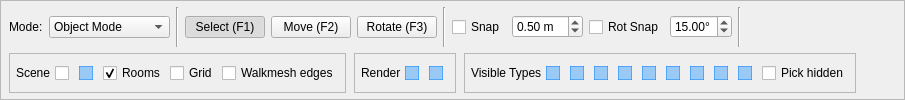
     <widget class="QFrame" name="toolbarFrame">
      <property name="frameShape">
       <enum>QFrame::StyledPanel</enum>
      </property>
      <property name="frameShadow">
       <enum>QFrame::Raised</enum>
      </property>
      <layout class="QVBoxLayout" name="toolbarFrameLayout">
       <property name="leftMargin">
        <number>8</number>
       </property>
       <property name="topMargin">
        <number>6</number>
       </property>
       <property name="rightMargin">
        <number>8</number>
       </property>
       <property name="bottomMargin">
        <number>6</number>
       </property>
       <property name="spacing">
        <number>6</number>
       </property>
       <item>
        <layout class="QHBoxLayout" name="horizontalLayout_2">
         <property name="spacing">
          <number>6</number>
         </property>
         <item>
          <widget class="QLabel" name="modeLabelWidget">
           <property name="text">
            <string>Mode:</string>
           </property>
           <property name="maximumSize">
            <size>
             <width>40</width>
             <height>16777215</height>
            </size>
           </property>
          </widget>
         </item>
         <item>
          <widget class="QComboBox" name="modeSelector">
           <property name="toolTip">
            <string>Switch editor mode (Layout builds rooms, Object places GIT
             instances,
             Walkmesh edits walk surfaces)</string>
           </property>
           <property name="maximumSize">
            <size>
             <width>130</width>
             <height>16777215</height>
            </size>
           </property>
           <item>
            <property name="text">
             <string>Object Mode</string>
            </property>
           </item>
           <item>
            <property name="text">
             <string>Layout Mode</string>
            </property>
           </item>
           <item>
            <property name="text">
             <string>Walkmesh Mode</string>
            </property>
           </item>
          </widget>
         </item>
         <item>
          <widget class="Line" name="modeSeparator">
           <property name="orientation">
            <enum>Qt::Vertical</enum>
           </property>
          </widget>
         </item>
         <item>
          <widget class="QPushButton" name="toolSelectBtn">
           <property name="text">
            <string>Select (F1)</string>
           </property>
           <property name="toolTip">
            <string>Select tool — click to select instances [F1]</string>
           </property>
           <property name="checkable">
            <bool>true</bool>
           </property>
           <property name="checked">
            <bool>true</bool>
           </property>
           <property name="maximumSize">
            <size>
             <width>90</width>
             <height>16777215</height>
            </size>
           </property>
          </widget>
         </item>
         <item>
          <widget class="QPushButton" name="toolMoveBtn">
           <property name="text">
            <string>Move (F2)</string>
           </property>
           <property name="toolTip">
            <string>Move tool — drag to translate selected instances [F2]</string>
           </property>
           <property name="checkable">
            <bool>true</bool>
           </property>
           <property name="maximumSize">
            <size>
             <width>90</width>
             <height>16777215</height>
            </size>
           </property>
          </widget>
         </item>
         <item>
          <widget class="QPushButton" name="toolRotateBtn">
           <property name="text">
            <string>Rotate (F3)</string>
           </property>
           <property name="toolTip">
            <string>Rotate tool — drag to rotate selected instances [F3]</string>
           </property>
           <property name="checkable">
            <bool>true</bool>
           </property>
           <property name="maximumSize">
            <size>
             <width>90</width>
             <height>16777215</height>
            </size>
           </property>
          </widget>
         </item>
         <item>
          <widget class="Line" name="toolSeparator">
           <property name="orientation">
            <enum>Qt::Vertical</enum>
           </property>
          </widget>
         </item>
         <item>
          <widget class="QCheckBox" name="snapCheck">
           <property name="text">
            <string>Snap</string>
           </property>
           <property name="toolTip">
            <string>Enable grid snapping for move/place (Object mode)</string>
           </property>
          </widget>
         </item>
         <item>
          <widget class="QDoubleSpinBox" name="snapSizeSpin">
           <property name="minimum">
            <double>0.050000000000000</double>
           </property>
           <property name="maximum">
            <double>10.000000000000000</double>
           </property>
           <property name="singleStep">
            <double>0.250000000000000</double>
           </property>
           <property name="value">
            <double>0.500000000000000</double>
           </property>
           <property name="suffix">
            <string> m</string>
           </property>
           <property name="toolTip">
            <string>Grid snap increment (meters)</string>
           </property>
           <property name="maximumSize">
            <size>
             <width>84</width>
             <height>16777215</height>
            </size>
           </property>
          </widget>
         </item>
         <item>
          <widget class="QCheckBox" name="rotSnapCheck">
           <property name="text">
            <string>Rot Snap</string>
           </property>
           <property name="toolTip">
            <string>Enable rotation snapping (Object mode)</string>
           </property>
          </widget>
         </item>
         <item>
          <widget class="QDoubleSpinBox" name="rotSnapDegreeSpin">
           <property name="minimum">
            <double>1.000000000000000</double>
           </property>
           <property name="maximum">
            <double>90.000000000000000</double>
           </property>
           <property name="singleStep">
            <double>5.000000000000000</double>
           </property>
           <property name="value">
            <double>15.000000000000000</double>
           </property>
           <property name="suffix">
            <string>°</string>
           </property>
           <property name="toolTip">
            <string>Rotation snap increment (degrees)</string>
           </property>
           <property name="maximumSize">
            <size>
             <width>74</width>
             <height>16777215</height>
            </size>
           </property>
          </widget>
         </item>
         <item>
          <widget class="Line" name="snapSeparator">
           <property name="orientation">
            <enum>Qt::Vertical</enum>
           </property>
          </widget>
         </item>
         <item>
          <spacer name="horizontalSpacer">
           <property name="orientation">
            <enum>Qt::Horizontal</enum>
           </property>
           <property name="sizeHint" stdset="0">
            <size>
             <width>40</width>
             <height>20</height>
            </size>
           </property>
          </spacer>
         </item>
        </layout>
       </item>
       <item>
        <layout class="QHBoxLayout" name="toolbarSecondaryLayout">
         <property name="spacing">
          <number>8</number>
         </property>
         <item>
          <widget class="QFrame" name="sceneOptionsFrame">
           <property name="frameShape">
            <enum>QFrame::StyledPanel</enum>
           </property>
           <property name="frameShadow">
            <enum>QFrame::Raised</enum>
           </property>
           <layout class="QHBoxLayout" name="sceneOptionsFrameLayout">
            <property name="leftMargin">
             <number>6</number>
            </property>
            <property name="topMargin">
             <number>4</number>
            </property>
            <property name="rightMargin">
             <number>6</number>
            </property>
            <property name="bottomMargin">
             <number>4</number>
            </property>
            <property name="spacing">
             <number>4</number>
            </property>
            <item>
             <widget class="QLabel" name="sceneOptionsLabel">
              <property name="text">
               <string>Scene</string>
              </property>
             </widget>
            </item>
            <item>
             <widget class="QCheckBox" name="lockInstancesCheck">
              <property name="maximumSize">
               <size>
                <width>28</width>
                <height>16777215</height>
               </size>
              </property>
              <property name="toolTip">
               <string>Lock all instances in place</string>
              </property>
              <property name="styleSheet">
               <string notr="true">QCheckbox { spacing: 0px; }
                QCheckBox::indicator {
                image: url(:/images/icons/lock.png);
                border: 1px solid rgba(30, 144, 255, 0.0);
                width: 26px;
                height: 26px;
                }
                QCheckBox::indicator:unchecked:hover {
                background: rgba(30, 144, 255, 0.2);
                border: 1px solid rgba(30, 144, 255, 0.4);
                }
                QCheckBox::indicator:checked {
                background: rgba(30, 144, 255, 0.4);
                border:1px solid rgba(30, 144, 255, 0.6);
                }
                QCheckBox::indicator:checked:hover {
                background: rgba(30, 144, 255, 0.5);
                border:1px solid rgba(30, 144, 255, 0.7);
                }</string>
              </property>
              <property name="text">
               <string />
              </property>
              <property name="checked">
               <bool>false</bool>
              </property>
             </widget>
            </item>
            <item>
             <widget class="QCheckBox" name="cursorCheck">
              <property name="maximumSize">
               <size>
                <width>28</width>
                <height>16777215</height>
               </size>
              </property>
              <property name="toolTip">
               <string>Display cursor at mouse</string>
              </property>
              <property name="checked">
               <bool>true</bool>
              </property>
              <property name="styleSheet">
               <string notr="true">QCheckbox {
                spacing: 0px;
                }

                QCheckBox::indicator {
                image: url(:/images/icons/cursor.png);
                border: 1px solid rgba(30, 144, 255, 0.0);
                width: 26px;
                height: 26px;
                }

                QCheckBox::indicator:unchecked:hover {
                background: rgba(30, 144, 255, 0.2);
                border: 1px solid rgba(30, 144, 255, 0.4);
                }

                QCheckBox::indicator:checked {
                background: rgba(30, 144, 255, 0.4);
                border:1px solid rgba(30, 144, 255, 0.6);
                }

                QCheckBox::indicator:checked:hover {
                background: rgba(30, 144, 255, 0.5);
                border:1px solid rgba(30, 144, 255, 0.7);
                }

               </string>
              </property>
              <property name="text">
               <string />
              </property>
              <property name="checked">
               <bool>true</bool>
              </property>
             </widget>
            </item>
            <item>
             <widget class="QCheckBox" name="roomBoundariesCheck">
              <property name="toolTip">
               <string>Show room boundary boxes and room labels in 2D view</string>
              </property>
              <property name="text">
               <string>Rooms</string>
              </property>
              <property name="checked">
               <bool>true</bool>
              </property>
             </widget>
            </item>
            <item>
             <widget class="QCheckBox" name="flatGridCheck">
              <property name="toolTip">
               <string>Show world-space grid in 2D view</string>
              </property>
              <property name="text">
               <string>Grid</string>
              </property>
              <property name="checked">
               <bool>false</bool>
              </property>
             </widget>
            </item>
            <item>
             <widget class="QCheckBox" name="walkmeshEdgesCheck">
              <property name="toolTip">
               <string>Show walkmesh edges in 2D view (Object/Walkmesh modes)</string>
              </property>
              <property name="text">
               <string>Walkmesh edges</string>
              </property>
              <property name="checked">
               <bool>false</bool>
              </property>
             </widget>
            </item>
           </layout>
          </widget>
         </item>
         <item>
          <widget class="QFrame" name="renderOptionsFrame">
           <property name="frameShape">
            <enum>QFrame::StyledPanel</enum>
           </property>
           <property name="frameShadow">
            <enum>QFrame::Raised</enum>
           </property>
           <layout class="QHBoxLayout" name="renderOptionsFrameLayout">
            <property name="leftMargin">
             <number>6</number>
            </property>
            <property name="topMargin">
             <number>4</number>
            </property>
            <property name="rightMargin">
             <number>6</number>
            </property>
            <property name="bottomMargin">
             <number>4</number>
            </property>
            <property name="spacing">
             <number>4</number>
            </property>
            <item>
             <widget class="QLabel" name="renderOptionsLabel">
              <property name="text">
               <string>Render</string>
              </property>
             </widget>
            </item>
            <item>
             <widget class="QCheckBox" name="backfaceCheck">
              <property name="maximumSize">
               <size>
                <width>28</width>
                <height>16777215</height>
               </size>
              </property>
              <property name="toolTip">
               <string>Enable backface culling</string>
              </property>
              <property name="styleSheet">
               <string notr="true">QCheckbox {
                spacing: 0px;
                }

                QCheckBox::indicator {
                image: url(:/images/icons/backface.png);
                border: 1px solid rgba(30, 144, 255, 0.0);
                width: 26px;
                height: 26px;
                }

                QCheckBox::indicator:unchecked:hover {
                background: rgba(30, 144, 255, 0.2);
                border: 1px solid rgba(30, 144, 255, 0.4);
                }

                QCheckBox::indicator:checked {
                background: rgba(30, 144, 255, 0.4);
                border:1px solid rgba(30, 144, 255, 0.6);
                }

                QCheckBox::indicator:checked:hover {
                background: rgba(30, 144, 255, 0.5);
                border:1px solid rgba(30, 144, 255, 0.7);
                }

               </string>
              </property>
              <property name="text">
               <string />
              </property>
              <property name="checked">
               <bool>true</bool>
              </property>
             </widget>
            </item>
            <item>
             <widget class="QCheckBox" name="lightmapCheck">
              <property name="maximumSize">
               <size>
                <width>28</width>
                <height>16777215</height>
               </size>
              </property>
              <property name="toolTip">
               <string>Enable lightmaps</string>
              </property>
              <property name="styleSheet">
               <string notr="true">QCheckbox {
                spacing: 0px;
                }

                QCheckBox::indicator {
                image: url(:/images/icons/lightmap.png);
                border: 1px solid rgba(30, 144, 255, 0.0);
                width: 26px;
                height: 26px;
                }

                QCheckBox::indicator:unchecked:hover {
                background: rgba(30, 144, 255, 0.2);
                border: 1px solid rgba(30, 144, 255, 0.4);
                }

                QCheckBox::indicator:checked {
                background: rgba(30, 144, 255, 0.4);
                border:1px solid rgba(30, 144, 255, 0.6);
                }

                QCheckBox::indicator:checked:hover {
                background: rgba(30, 144, 255, 0.5);
                border:1px solid rgba(30, 144, 255, 0.7);
                }

               </string>
              </property>
              <property name="text">
               <string />
              </property>
              <property name="checked">
               <bool>true</bool>
              </property>
             </widget>
            </item>
           </layout>
          </widget>
         </item>
         <item>
          <widget class="QFrame" name="visibilityFiltersFrame">
           <property name="frameShape">
            <enum>QFrame::StyledPanel</enum>
           </property>
           <property name="frameShadow">
            <enum>QFrame::Raised</enum>
           </property>
           <layout class="QHBoxLayout" name="visibilityFiltersFrameLayout">
            <property name="leftMargin">
             <number>6</number>
            </property>
            <property name="topMargin">
             <number>4</number>
            </property>
            <property name="rightMargin">
             <number>6</number>
            </property>
            <property name="bottomMargin">
             <number>4</number>
            </property>
            <property name="spacing">
             <number>4</number>
            </property>
            <item>
             <widget class="QLabel" name="visibilityFiltersLabel">
              <property name="text">
               <string>Visible Types</string>
              </property>
             </widget>
            </item>
            <item>
             <widget class="QCheckBox" name="viewCreatureCheck">
              <property name="maximumSize">
               <size>
                <width>28</width>
                <height>16777215</height>
               </size>
              </property>
              <property name="toolTip">
               <string>Creatures</string>
              </property>
              <property name="styleSheet">
               <string notr="true">QCheckbox {
                spacing: 0px;
                }

                QCheckBox::indicator {
                image: url(:/images/icons/k1/creature.png);
                border: 1px solid rgba(30, 144, 255, 0.0);
                width: 26px;
                height: 26px;
                }

                QCheckBox::indicator:unchecked:hover {
                background: rgba(30, 144, 255, 0.2);
                border: 1px solid rgba(30, 144, 255, 0.4);
                }

                QCheckBox::indicator:checked {
                background: rgba(30, 144, 255, 0.4);
                border:1px solid rgba(30, 144, 255, 0.6);
                }

                QCheckBox::indicator:checked:hover {
                background: rgba(30, 144, 255, 0.5);
                border:1px solid rgba(30, 144, 255, 0.7);
                }

               </string>
              </property>
              <property name="text">
               <string />
              </property>
              <property name="checked">
               <bool>true</bool>
              </property>
             </widget>
            </item>
            <item>
             <widget class="QCheckBox" name="viewDoorCheck">
              <property name="maximumSize">
               <size>
                <width>28</width>
                <height>16777215</height>
               </size>
              </property>
              <property name="toolTip">
               <string>Doors</string>
              </property>
              <property name="styleSheet">
               <string notr="true">QCheckBox::indicator {
                image: url(:/images/icons/k1/door.png);
                border: 1px solid rgba(30, 144, 255, 0.0);
                width: 26px;
                height: 26px;
                }

                QCheckBox::indicator:unchecked:hover {
                background: rgba(30, 144, 255, 0.2);
                border: 1px solid rgba(30, 144, 255, 0.4);
                }

                QCheckBox::indicator:checked {
                background: rgba(30, 144, 255, 0.4);
                border:1px solid rgba(30, 144, 255, 0.6);
                }

                QCheckBox::indicator:checked:hover {
                background: rgba(30, 144, 255, 0.5);
                border:1px solid rgba(30, 144, 255, 0.7);
                }

               </string>
              </property>
              <property name="text">
               <string />
              </property>
              <property name="checked">
               <bool>true</bool>
              </property>
             </widget>
            </item>
            <item>
             <widget class="QCheckBox" name="viewPlaceableCheck">
              <property name="maximumSize">
               <size>
                <width>28</width>
                <height>16777215</height>
               </size>
              </property>
              <property name="toolTip">
               <string>Placeables</string>
              </property>
              <property name="styleSheet">
               <string notr="true">QCheckBox::indicator {
                image: url(:/images/icons/k1/placeable.png);
                border: 1px solid rgba(30, 144, 255, 0.0);
                width: 26px;
                height: 26px;
                }

                QCheckBox::indicator:unchecked:hover {
                background: rgba(30, 144, 255, 0.2);
                border: 1px solid rgba(30, 144, 255, 0.4);
                }

                QCheckBox::indicator:checked {
                background: rgba(30, 144, 255, 0.4);
                border:1px solid rgba(30, 144, 255, 0.6);
                }

                QCheckBox::indicator:checked:hover {
                background: rgba(30, 144, 255, 0.5);
                border:1px solid rgba(30, 144, 255, 0.7);
                }

               </string>
              </property>
              <property name="text">
               <string />
              </property>
              <property name="checked">
               <bool>true</bool>
              </property>
             </widget>
            </item>
            <item>
             <widget class="QCheckBox" name="viewStoreCheck">
              <property name="maximumSize">
               <size>
                <width>28</width>
                <height>16777215</height>
               </size>
              </property>
              <property name="toolTip">
               <string>Merchants</string>
              </property>
              <property name="styleSheet">
               <string notr="true">QCheckBox::indicator {
                image: url(:/images/icons/k1/merchant.png);
                border: 1px solid rgba(30, 144, 255, 0.0);
                width: 26px;
                height: 26px;
                }

                QCheckBox::indicator:unchecked:hover {
                background: rgba(30, 144, 255, 0.2);
                border: 1px solid rgba(30, 144, 255, 0.4);
                }

                QCheckBox::indicator:checked {
                background: rgba(30, 144, 255, 0.4);
                border:1px solid rgba(30, 144, 255, 0.6);
                }

                QCheckBox::indicator:checked:hover {
                background: rgba(30, 144, 255, 0.5);
                border:1px solid rgba(30, 144, 255, 0.7);
                }

               </string>
              </property>
              <property name="text">
               <string />
              </property>
              <property name="checked">
               <bool>true</bool>
              </property>
             </widget>
            </item>
            <item>
             <widget class="QCheckBox" name="viewSoundCheck">
              <property name="maximumSize">
               <size>
                <width>28</width>
                <height>16777215</height>
               </size>
              </property>
              <property name="toolTip">
               <string>Sounds</string>
              </property>
              <property name="styleSheet">
               <string notr="true">QCheckBox::indicator {
                image: url(:/images/icons/k1/sound.png);
                border: 1px solid rgba(30, 144, 255, 0.0);
                width: 26px;
                height: 26px;
                }

                QCheckBox::indicator:unchecked:hover {
                background: rgba(30, 144, 255, 0.2);
                border: 1px solid rgba(30, 144, 255, 0.4);
                }

                QCheckBox::indicator:checked {
                background: rgba(30, 144, 255, 0.4);
                border:1px solid rgba(30, 144, 255, 0.6);
                }

                QCheckBox::indicator:checked:hover {
                background: rgba(30, 144, 255, 0.5);
                border:1px solid rgba(30, 144, 255, 0.7);
                }

               </string>
              </property>
              <property name="text">
               <string />
              </property>
              <property name="checked">
               <bool>true</bool>
              </property>
             </widget>
            </item>
            <item>
             <widget class="QCheckBox" name="viewWaypointCheck">
              <property name="maximumSize">
               <size>
                <width>28</width>
                <height>16777215</height>
               </size>
              </property>
              <property name="toolTip">
               <string>Waypoints</string>
              </property>
              <property name="styleSheet">
               <string notr="true">QCheckBox::indicator {
                image: url(:/images/icons/k1/waypoint.png);
                border: 1px solid rgba(30, 144, 255, 0.0);
                width: 26px;
                height: 26px;
                }

                QCheckBox::indicator:unchecked:hover {
                background: rgba(30, 144, 255, 0.2);
                border: 1px solid rgba(30, 144, 255, 0.4);
                }

                QCheckBox::indicator:checked {
                background: rgba(30, 144, 255, 0.4);
                border:1px solid rgba(30, 144, 255, 0.6);
                }

                QCheckBox::indicator:checked:hover {
                background: rgba(30, 144, 255, 0.5);
                border:1px solid rgba(30, 144, 255, 0.7);
                }

               </string>
              </property>
              <property name="text">
               <string />
              </property>
              <property name="checked">
               <bool>true</bool>
              </property>
             </widget>
            </item>
            <item>
             <widget class="QCheckBox" name="viewCameraCheck">
              <property name="maximumSize">
               <size>
                <width>28</width>
                <height>16777215</height>
               </size>
              </property>
              <property name="toolTip">
               <string>Cameras</string>
              </property>
              <property name="styleSheet">
               <string notr="true">QCheckBox::indicator {
                image: url(:/images/icons/k1/camera.png);
                border: 1px solid rgba(30, 144, 255, 0.0);
                width: 26px;
                height: 26px;
                }

                QCheckBox::indicator:unchecked:hover {
                background: rgba(30, 144, 255, 0.2);
                border: 1px solid rgba(30, 144, 255, 0.4);
                }

                QCheckBox::indicator:checked {
                background: rgba(30, 144, 255, 0.4);
                border:1px solid rgba(30, 144, 255, 0.6);
                }

                QCheckBox::indicator:checked:hover {
                background: rgba(30, 144, 255, 0.5);
                border:1px solid rgba(30, 144, 255, 0.7);
                }

               </string>
              </property>
              <property name="text">
               <string />
              </property>
              <property name="checked">
               <bool>true</bool>
              </property>
             </widget>
            </item>
            <item>
             <widget class="QCheckBox" name="viewEncounterCheck">
              <property name="maximumSize">
               <size>
                <width>28</width>
                <height>16777215</height>
               </size>
              </property>
              <property name="toolTip">
               <string>Encounters</string>
              </property>
              <property name="styleSheet">
               <string notr="true">QCheckBox::indicator {
                image: url(:/images/icons/k1/encounter.png);
                border: 1px solid rgba(30, 144, 255, 0.0);
                width: 26px;
                height: 26px;
                }

                QCheckBox::indicator:unchecked:hover {
                background: rgba(30, 144, 255, 0.2);
                border: 1px solid rgba(30, 144, 255, 0.4);
                }

                QCheckBox::indicator:checked {
                background: rgba(30, 144, 255, 0.4);
                border:1px solid rgba(30, 144, 255, 0.6);
                }

                QCheckBox::indicator:checked:hover {
                background: rgba(30, 144, 255, 0.5);
                border:1px solid rgba(30, 144, 255, 0.7);
                }

               </string>
              </property>
              <property name="text">
               <string />
              </property>
              <property name="checked">
               <bool>true</bool>
              </property>
             </widget>
            </item>
            <item>
             <widget class="QCheckBox" name="viewTriggerCheck">
              <property name="maximumSize">
               <size>
                <width>28</width>
                <height>16777215</height>
               </size>
              </property>
              <property name="toolTip">
               <string>Triggers</string>
              </property>
              <property name="styleSheet">
               <string notr="true">QCheckBox::indicator {
                image: url(:/images/icons/k1/trigger.png);
                border: 1px solid rgba(30, 144, 255, 0.0);
                width: 26px;
                height: 26px;
                }

                QCheckBox::indicator:unchecked:hover {
                background: rgba(30, 144, 255, 0.2);
                border: 1px solid rgba(30, 144, 255, 0.4);
                }

                QCheckBox::indicator:checked {
                background: rgba(30, 144, 255, 0.4);
                border:1px solid rgba(30, 144, 255, 0.6);
                }

                QCheckBox::indicator:checked:hover {
                background: rgba(30, 144, 255, 0.5);
                border:1px solid rgba(30, 144, 255, 0.7);
                }

               </string>
              </property>
              <property name="text">
               <string />
              </property>
              <property name="checked">
               <bool>true</bool>
              </property>
             </widget>
            </item>
            <item>
             <widget class="QCheckBox" name="pickHiddenCheck">
              <property name="toolTip">
               <string>Allow selecting instances that are hidden by type (e.g.
                creatures when Creatures is unchecked)</string>
              </property>
              <property name="text">
               <string>Pick hidden</string>
              </property>
              <property name="checked">
               <bool>false</bool>
              </property>
             </widget>
            </item>
           </layout>
          </widget>
         </item>
         <item>
          <spacer name="toolbarSecondarySpacer">
           <property name="orientation">
            <enum>Qt::Horizontal</enum>
           </property>
           <property name="sizeHint" stdset="0">
            <size>
             <width>40</width>
             <height>20</height>
            </size>
           </property>
          </spacer>
         </item>
        </layout>
       </item>
      </layout>
     </widget>
